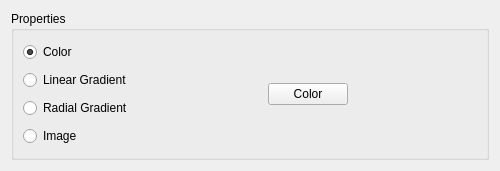
<?xml version="1.0" encoding="UTF-8"?>
<ui version="4.0">
 <class>CameraBackgroundMainWidget</class>
 <widget class="QWidget" name="CameraBackgroundMainWidget">
  <property name="geometry">
   <rect>
    <x>0</x>
    <y>0</y>
    <width>500</width>
    <height>171</height>
   </rect>
  </property>
  <property name="windowTitle">
   <string>Form</string>
  </property>
  <layout class="QVBoxLayout" name="verticalLayout">
   <item>
    <widget class="QGroupBox" name="groupBox">
     <property name="title">
      <string>Properties</string>
     </property>
     <layout class="QHBoxLayout" name="horizontalLayout">
      <item>
       <layout class="QVBoxLayout" name="verticalLayout_2">
        <item>
         <widget class="QRadioButton" name="colorRadioButton">
          <property name="text">
           <string>Color</string>
          </property>
          <property name="checked">
           <bool>true</bool>
          </property>
         </widget>
        </item>
        <item>
         <widget class="QRadioButton" name="linearGradientRadioButton">
          <property name="text">
           <string>Linear Gradient</string>
          </property>
         </widget>
        </item>
        <item>
         <widget class="QRadioButton" name="radialGradientRadioButton">
          <property name="text">
           <string>Radial Gradient</string>
          </property>
         </widget>
        </item>
        <item>
         <widget class="QRadioButton" name="imageRadioButton">
          <property name="text">
           <string>Image</string>
          </property>
         </widget>
        </item>
       </layout>
      </item>
      <item>
       <widget class="QStackedWidget" name="stackedWidget">
        <property name="currentIndex">
         <number>0</number>
        </property>
        <widget class="QWidget" name="stackedWidgetPage1">
         <layout class="QGridLayout" name="gridLayout_2">
          <item row="0" column="0">
           <layout class="QGridLayout" name="gridLayout">
            <item row="0" column="1">
             <spacer name="verticalSpacer">
              <property name="orientation">
               <enum>Qt::Vertical</enum>
              </property>
              <property name="sizeHint" stdset="0">
               <size>
                <width>20</width>
                <height>40</height>
               </size>
              </property>
             </spacer>
            </item>
            <item row="1" column="0">
             <spacer name="horizontalSpacer">
              <property name="orientation">
               <enum>Qt::Horizontal</enum>
              </property>
              <property name="sizeHint" stdset="0">
               <size>
                <width>40</width>
                <height>20</height>
               </size>
              </property>
             </spacer>
            </item>
            <item row="1" column="1">
             <widget class="SelectColorButton" name="backgroundColorPushButton">
              <property name="text">
               <string>Color</string>
              </property>
             </widget>
            </item>
            <item row="1" column="2">
             <spacer name="horizontalSpacer_2">
              <property name="orientation">
               <enum>Qt::Horizontal</enum>
              </property>
              <property name="sizeHint" stdset="0">
               <size>
                <width>40</width>
                <height>20</height>
               </size>
              </property>
             </spacer>
            </item>
            <item row="2" column="1">
             <spacer name="verticalSpacer_2">
              <property name="orientation">
               <enum>Qt::Vertical</enum>
              </property>
              <property name="sizeHint" stdset="0">
               <size>
                <width>20</width>
                <height>40</height>
               </size>
              </property>
             </spacer>
            </item>
           </layout>
          </item>
         </layout>
        </widget>
        <widget class="QWidget" name="stackedWidgetPage2">
         <layout class="QGridLayout" name="gridLayout_4">
          <item row="0" column="0">
           <layout class="QGridLayout" name="gridLayout_3">
            <item row="0" column="0">
             <widget class="QLabel" name="label">
              <property name="text">
               <string>From</string>
              </property>
             </widget>
            </item>
            <item row="0" column="1">
             <widget class="SelectColorButton" name="linearGradientFromColorPushButton">
              <property name="text">
               <string/>
              </property>
             </widget>
            </item>
            <item row="0" column="2">
             <widget class="QLabel" name="label_3">
              <property name="text">
               <string>Angle</string>
              </property>
             </widget>
            </item>
            <item row="0" column="3">
             <widget class="QDoubleSlider" name="linearGradientAngleDoubleSlider">
              <property name="orientation">
               <enum>Qt::Horizontal</enum>
              </property>
             </widget>
            </item>
            <item row="1" column="0">
             <widget class="QLabel" name="label_2">
              <property name="text">
               <string>To</string>
              </property>
             </widget>
            </item>
            <item row="1" column="1">
             <widget class="SelectColorButton" name="linearGradientToColorPushButton">
              <property name="text">
               <string/>
              </property>
             </widget>
            </item>
            <item row="1" column="2">
             <spacer name="horizontalSpacer_3">
              <property name="orientation">
               <enum>Qt::Horizontal</enum>
              </property>
              <property name="sizeHint" stdset="0">
               <size>
                <width>40</width>
                <height>20</height>
               </size>
              </property>
             </spacer>
            </item>
            <item row="1" column="3">
             <widget class="CustomDoubleSpinBox" name="linearGradientAngleDoubleSpinBox">
              <property name="keyboardTracking">
               <bool>false</bool>
              </property>
              <property name="decimals">
               <number>5</number>
              </property>
              <property name="maximum">
               <double>360.000000000000000</double>
              </property>
              <property name="singleStep">
               <double>10.000000000000000</double>
              </property>
             </widget>
            </item>
           </layout>
          </item>
         </layout>
        </widget>
        <widget class="QWidget" name="stackedWidgetPage3">
         <layout class="QGridLayout" name="gridLayout_9">
          <item row="0" column="0">
           <layout class="QGridLayout" name="gridLayout_7">
            <item row="0" column="0">
             <widget class="QLabel" name="label_4">
              <property name="text">
               <string>From</string>
              </property>
             </widget>
            </item>
            <item row="0" column="1">
             <widget class="SelectColorButton" name="radialGradientFromColorPushButton">
              <property name="text">
               <string/>
              </property>
             </widget>
            </item>
            <item row="0" column="2">
             <widget class="QLabel" name="label_5">
              <property name="text">
               <string>Roundness</string>
              </property>
             </widget>
            </item>
            <item row="0" column="3">
             <widget class="QDoubleSlider" name="radialGradientRoundnessDoubleSlider">
              <property name="orientation">
               <enum>Qt::Horizontal</enum>
              </property>
             </widget>
            </item>
            <item row="1" column="0">
             <widget class="QLabel" name="label_6">
              <property name="text">
               <string>To</string>
              </property>
             </widget>
            </item>
            <item row="1" column="1">
             <widget class="SelectColorButton" name="radialGradientToColorPushButton">
              <property name="text">
               <string/>
              </property>
             </widget>
            </item>
            <item row="1" column="2">
             <spacer name="horizontalSpacer_5">
              <property name="orientation">
               <enum>Qt::Horizontal</enum>
              </property>
              <property name="sizeHint" stdset="0">
               <size>
                <width>40</width>
                <height>20</height>
               </size>
              </property>
             </spacer>
            </item>
            <item row="1" column="3">
             <widget class="CustomDoubleSpinBox" name="radialGradientRoundnessDoubleSpinBox">
              <property name="keyboardTracking">
               <bool>false</bool>
              </property>
              <property name="decimals">
               <number>5</number>
              </property>
             </widget>
            </item>
           </layout>
          </item>
         </layout>
        </widget>
        <widget class="QWidget" name="stackedWidgetPage4">
         <layout class="QGridLayout" name="gridLayout_6">
          <item row="0" column="0">
           <layout class="QGridLayout" name="gridLayout_5">
            <item row="1" column="0" colspan="2">
             <widget class="QLabel" name="imagePlaceholderQLabel">
              <property name="text">
               <string>Image Placeholder</string>
              </property>
             </widget>
            </item>
            <item row="0" column="1">
             <spacer name="horizontalSpacer_4">
              <property name="orientation">
               <enum>Qt::Horizontal</enum>
              </property>
              <property name="sizeHint" stdset="0">
               <size>
                <width>40</width>
                <height>20</height>
               </size>
              </property>
             </spacer>
            </item>
            <item row="0" column="0">
             <widget class="QPushButton" name="selectImagePushButton">
              <property name="text">
               <string>Select Picture</string>
              </property>
             </widget>
            </item>
           </layout>
          </item>
         </layout>
        </widget>
       </widget>
      </item>
     </layout>
    </widget>
   </item>
   <item>
    <layout class="QHBoxLayout" name="horizontalLayout_2"/>
   </item>
  </layout>
 </widget>
 <customwidgets>
  <customwidget>
   <class>CustomDoubleSpinBox</class>
   <extends>QDoubleSpinBox</extends>
   <header>customdoublespinbox.h</header>
  </customwidget>
  <customwidget>
   <class>SelectColorButton</class>
   <extends>QPushButton</extends>
   <header>selectcolorbutton.h</header>
  </customwidget>
  <customwidget>
   <class>QDoubleSlider</class>
   <extends>QSlider</extends>
   <header>qdoubleslider.h</header>
  </customwidget>
 </customwidgets>
 <resources/>
 <connections/>
</ui>
